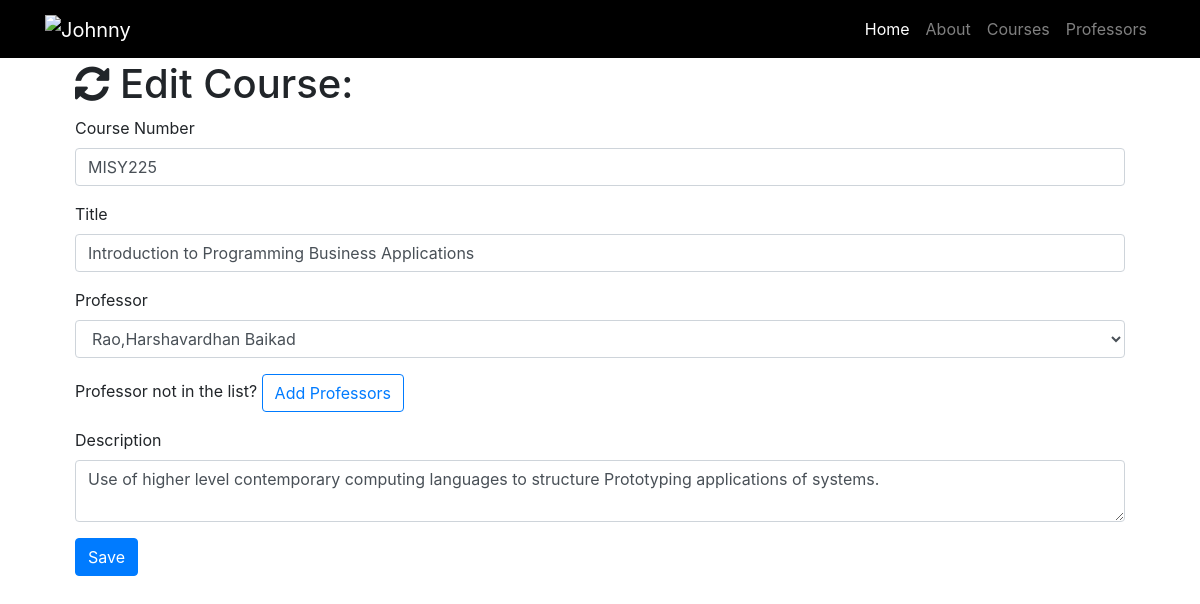
Screenshot of /course/edit/1 with the database file from the repository.
### resume.py (models this page shows)
class Course(db.Model):
    __tablename__ = 'courses'
    id = db.Column(db.Integer, primary_key=True)
    number = db.Column(db.String(60))
    title = db.Column(db.String(256))
    description = db.Column(db.Text)
    professor_id = db.Column(db.Integer, db.ForeignKey('professors.id'))

### resume.py (the view, shortened to what this page needs)
@app.route('/course/edit/<int:id>', methods=['GET', 'POST'])
def edit_course(id):
    course = Course.query.filter_by(id=id).first()
    professors = Professor.query.all()
    if request.method == 'GET':
        return render_template('course-edit.html', course=course, professors=professors)

### templates/course-edit.html (shortened to what this page needs)
{% extends "resume-base.html"%}
{% block page_content%}
  <div class="container">
    <h1 class="mt-5"><i class="fa fa-refresh" aria-hidden="true"></i> Edit Course:</h1>
    <form action="/course/edit/{{course.id}}" method="post">
      <div class="form-group">
        <label>Course Number</label>
        <input class="form-control" type="text" name="number" value="{{course.number}}" required="true">
      </div>
      <div class="form-group">
        <label>Title</label>
        <input class="form-control" type="text" name="title" value="{{course.title}}" required="true">
      </div>
      <div class="form-group">
        <label>Professor</label>
        <select class="form-control" name="professor">
          {% for professor in professors %}
            {% if professor == course.professor %}
              <option selected="selected">{{professor.name}}</option>
            {% else %}
              <option>{{professor.name}}</option>
            {% endif %}
          {% endfor %}
        </select>
      </div>
      <div class="form-group">
        Professor not in the list? <a href="/professor/add" class="btn btn-outline-primary" role="button" aria-disabled="true">Add Professors</a>
      </div>
      <div class="form-group">
        <label>Description</label>
        <textarea class="form-control" name="description" required="true">{{course.description}}</textarea>
      </div>
      <button type="submit" class="btn btn-primary" style="color:white;">Save</button>
    </form>
  </div>
{% endblock%}

### static/css/resume.css (style rules this page uses)
body { margin:60px; }

### rows the page displays
Course: number "MISY225", title "Introduction to Programming Business Applications", description "Use of higher level contemporary computing languages to structure Prototyping applications of systems."

### other values shown
form field professor "Rao,Harshavardhan Baikad"
